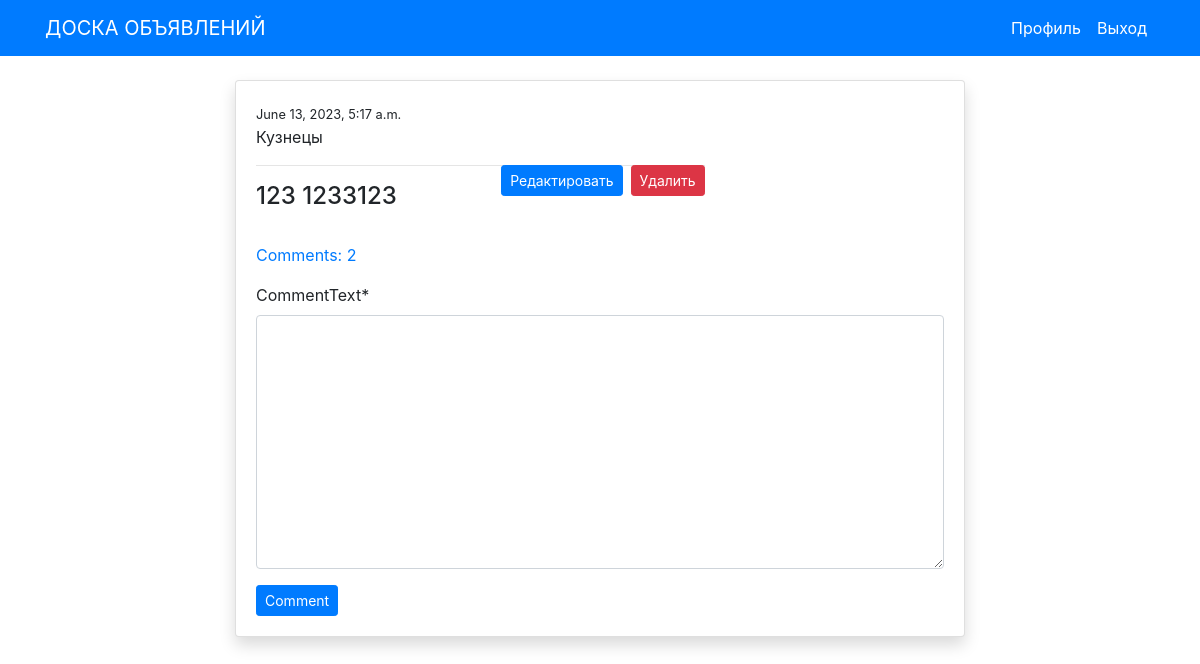
The page /board_detail/1/ (signed in) on the database its author committed.
### post_board/models.py (models this page shows, shortened)
class Post(models.Model):  # post
    author = models.ForeignKey(User, on_delete=models.CASCADE)
    categoryType = models.ForeignKey(Category, on_delete=models.CASCADE)
    dateCreation = models.DateTimeField(auto_now_add=True)
    postTitle = models.CharField(max_length=255)
    postText = models.TextField()
    upload = models.ImageField(upload_to='uploads/', blank=True)
    def comment_count(self):
        return self.comment_set.all().count()
    def comments(self):
        return self.comment_set.all()

class Category(models.Model):
    name = models.CharField('name', max_length=128,
                            unique=True, )  # ctagory name
    subscribers = models.ManyToManyField(
        User, related_name='categories', verbose_name='subscribers')
    def __str__(self):
        return self.name
    class Meta:
        verbose_name = 'category'
        verbose_name_plural = 'categories'

### post_board/views.py (the view)
# urls.py: path('board_detail/<int:pk>/', BoardDetail, name='board_detail'),
@login_required
def BoardDetail(request, pk):
    post = Post.objects.get(pk=pk)
    if request.method == 'POST':
        c_form = CommentForm(request.POST)
        if c_form.is_valid():
            instance = c_form.save(commit=False)
            instance.commentUser = request.user
            instance.commentPost = post
            instance.save()
            return redirect('post_board:board_detail', pk=post.id)
    else:
        c_form = CommentForm()
    context = {
        'post': post,
        'c_form': c_form, }
    return render(request, 'board/board_detail.html', context)

### post_board/forms.py
class CommentForm(forms.ModelForm):
    class Meta:
        model = Comment
        fields = ('commentText',)

### templates/board/board_detail.html (shortened to what this page needs)
{% extends 'base/base.html' %}
{% load crispy_forms_tags %}
{% block content %}
<div class="container">
	<div class="row mt-5 pt-3">
		<div class="col-md-8 offset-md-2">
			<div class="card my-3 shadow">
				<div class="card-body">
					<div class="row">
						<div class="col-md-8">
							<small>{{ post.dateCreation }}</small>
							<p>{{post.categoryType}} </p>
							<span><a class="btn btn-danger float-right btn-sm"
									href="{% url 'post_board:board_delete' post.id %}">Удалить</a></span>
							<span><a class="btn btn-primary mx-2 float-right btn-sm"
									href="{% url 'post_board:board_edit' post.id %}">Редактировать</a></span>
							<hr>
							<h4>{{ post.postTitle }}</h4>
						</div>
					</div>
					<p class="mt-3">
						<a class="" data-toggle="collapse" href="#collapseExample" role="button" aria-expanded="false"
							aria-controls="collapseExample">
							Comments: {{ post.comment_count }}
						</a>
					</p>
					<form method="POST">
						{{ c_form|crispy }}
						<input class="btn btn-primary btn-sm" type="submit" value="Comment">
					</form>
				</div>
			</div>
		</div>
	</div>
</div>
{% endblock %}

### rows shown on the page
Post: dateCreation "June 13, 2023, 5:17 a.m.", categoryType "Кузнецы", postTitle "123 1233123", comment_count "2"
